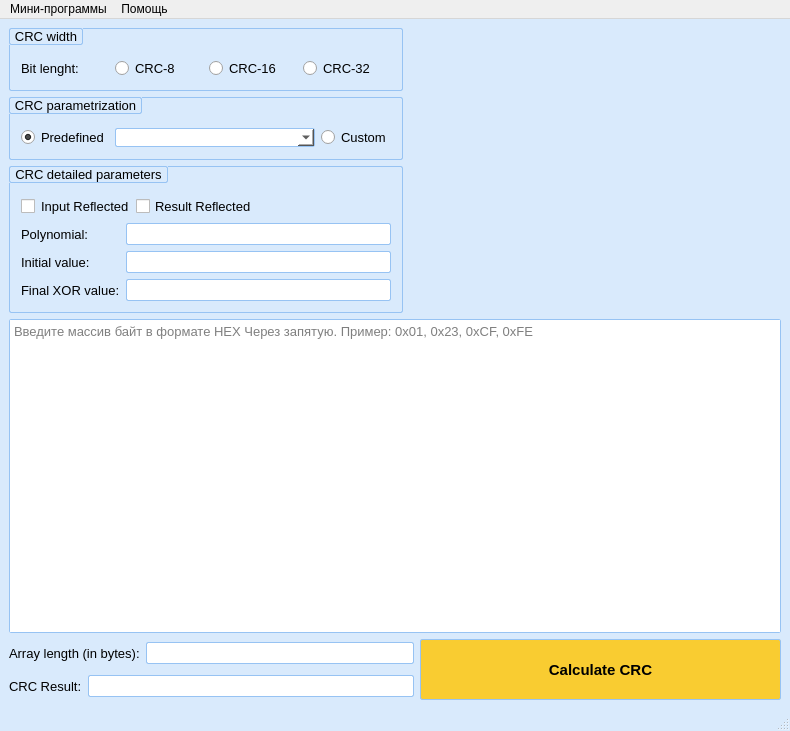
<?xml version="1.0" encoding="UTF-8"?>
<ui version="4.0">
 <class>MainWindow</class>
 <widget class="QMainWindow" name="MainWindow">
  <property name="geometry">
   <rect>
    <x>0</x>
    <y>0</y>
    <width>790</width>
    <height>731</height>
   </rect>
  </property>
  <property name="sizePolicy">
   <sizepolicy hsizetype="Preferred" vsizetype="Preferred">
    <horstretch>0</horstretch>
    <verstretch>0</verstretch>
   </sizepolicy>
  </property>
  <property name="minimumSize">
   <size>
    <width>683</width>
    <height>559</height>
   </size>
  </property>
  <property name="maximumSize">
   <size>
    <width>16777215</width>
    <height>16777215</height>
   </size>
  </property>
  <property name="font">
   <font>
    <pointsize>11</pointsize>
   </font>
  </property>
  <property name="windowTitle">
   <string>CRC Calculator by Solderingiron v1.0.8</string>
  </property>
  <property name="windowIcon">
   <iconset resource="../resources/images.qrc">
    <normaloff>:/app1.ico</normaloff>:/app1.ico</iconset>
  </property>
  <property name="styleSheet">
   <string notr="true">QMainWindow{
background-color: rgb(217, 234, 252);}</string>
  </property>
  <widget class="QWidget" name="centralwidget">
   <layout class="QVBoxLayout" name="verticalLayout_5">
    <item>
     <layout class="QHBoxLayout" name="horizontalLayout_6">
      <item>
       <layout class="QVBoxLayout" name="verticalLayout_4">
        <item>
         <layout class="QHBoxLayout" name="horizontalLayout_3">
          <item>
           <widget class="QGroupBox" name="groupBox">
            <property name="sizePolicy">
             <sizepolicy hsizetype="Expanding" vsizetype="Preferred">
              <horstretch>0</horstretch>
              <verstretch>0</verstretch>
             </sizepolicy>
            </property>
            <property name="minimumSize">
             <size>
              <width>382</width>
              <height>0</height>
             </size>
            </property>
            <property name="maximumSize">
             <size>
              <width>500</width>
              <height>16777215</height>
             </size>
            </property>
            <property name="font">
             <font>
              <pointsize>10</pointsize>
              <weight>50</weight>
              <bold>false</bold>
             </font>
            </property>
            <property name="styleSheet">
             <string notr="true">QGroupBox {

    border: 1px solid #97c3f3;
    border-radius: 2px;
    background-color: qlineargradient(x1: 0, y1: 0, x2: 0, y2: 1,
                                      stop: 0 #edf1f5, stop: 1 #FFFFFF);
   
}
QGroupBox::title {
    border: 1px solid #97c3f3;
    border-radius: 2px;
    subcontrol-origin: margin;
    subcontrol-position: top left; /* position at the top center */
    padding: 0 3px;
    background-color: qlineargradient(x1: 0, y1: 0, x2: 0, y2: 1,
                                      stop: 0 #FFFFFF, stop: 1 #FFFFFF);
}
</string>
            </property>
            <property name="title">
             <string>CRC width</string>
            </property>
            <layout class="QVBoxLayout" name="verticalLayout">
             <item>
              <layout class="QGridLayout" name="gridLayout">
               <item row="0" column="0">
                <widget class="QLabel" name="label_3">
                 <property name="font">
                  <font>
                   <pointsize>10</pointsize>
                  </font>
                 </property>
                 <property name="text">
                  <string>Bit lenght:</string>
                 </property>
                </widget>
               </item>
               <item row="0" column="1">
                <widget class="QRadioButton" name="radioButton_CRC8">
                 <property name="font">
                  <font>
                   <pointsize>10</pointsize>
                  </font>
                 </property>
                 <property name="text">
                  <string>CRC-8</string>
                 </property>
                </widget>
               </item>
               <item row="0" column="2">
                <widget class="QRadioButton" name="radioButton_CRC16">
                 <property name="font">
                  <font>
                   <pointsize>10</pointsize>
                  </font>
                 </property>
                 <property name="text">
                  <string>CRC-16</string>
                 </property>
                </widget>
               </item>
               <item row="0" column="3">
                <widget class="QRadioButton" name="radioButton_3">
                 <property name="font">
                  <font>
                   <pointsize>10</pointsize>
                  </font>
                 </property>
                 <property name="text">
                  <string>CRC-32</string>
                 </property>
                </widget>
               </item>
              </layout>
             </item>
            </layout>
           </widget>
          </item>
         </layout>
        </item>
        <item>
         <layout class="QHBoxLayout" name="horizontalLayout_4">
          <item>
           <widget class="QGroupBox" name="groupBox_2">
            <property name="sizePolicy">
             <sizepolicy hsizetype="Expanding" vsizetype="Preferred">
              <horstretch>0</horstretch>
              <verstretch>0</verstretch>
             </sizepolicy>
            </property>
            <property name="minimumSize">
             <size>
              <width>382</width>
              <height>0</height>
             </size>
            </property>
            <property name="maximumSize">
             <size>
              <width>500</width>
              <height>16777215</height>
             </size>
            </property>
            <property name="font">
             <font>
              <pointsize>10</pointsize>
             </font>
            </property>
            <property name="styleSheet">
             <string notr="true">QGroupBox {

    border: 1px solid #97c3f3;
    border-radius: 2px;
    background-color: qlineargradient(x1: 0, y1: 0, x2: 0, y2: 1,
                                      stop: 0 #edf1f5, stop: 1 #FFFFFF);
   
}
QGroupBox::title {
    border: 1px solid #97c3f3;
    border-radius: 2px;
    subcontrol-origin: margin;
    subcontrol-position: top left; /* position at the top center */
    padding: 0 3px;
    background-color: qlineargradient(x1: 0, y1: 0, x2: 0, y2: 1,
                                      stop: 0 #FFFFFF, stop: 1 #FFFFFF);
}
</string>
            </property>
            <property name="title">
             <string>CRC parametrization</string>
            </property>
            <layout class="QVBoxLayout" name="verticalLayout_2">
             <item>
              <layout class="QHBoxLayout" name="horizontalLayout">
               <item>
                <widget class="QRadioButton" name="radioButton_Predefined">
                 <property name="sizePolicy">
                  <sizepolicy hsizetype="Minimum" vsizetype="Fixed">
                   <horstretch>0</horstretch>
                   <verstretch>0</verstretch>
                  </sizepolicy>
                 </property>
                 <property name="font">
                  <font>
                   <pointsize>10</pointsize>
                  </font>
                 </property>
                 <property name="text">
                  <string>Predefined</string>
                 </property>
                 <property name="checked">
                  <bool>true</bool>
                 </property>
                </widget>
               </item>
               <item>
                <widget class="QComboBox" name="comboBox">
                 <property name="enabled">
                  <bool>true</bool>
                 </property>
                 <property name="sizePolicy">
                  <sizepolicy hsizetype="Expanding" vsizetype="Fixed">
                   <horstretch>0</horstretch>
                   <verstretch>0</verstretch>
                  </sizepolicy>
                 </property>
                 <property name="minimumSize">
                  <size>
                   <width>200</width>
                   <height>0</height>
                  </size>
                 </property>
                 <property name="maximumSize">
                  <size>
                   <width>150</width>
                   <height>16777215</height>
                  </size>
                 </property>
                 <property name="font">
                  <font>
                   <pointsize>10</pointsize>
                  </font>
                 </property>
                 <property name="styleSheet">
                  <string notr="true">QComboBox {
	selection-color: rgb(0, 0, 0);

    border: 1px solid #97c3f3;
    border-radius: 2px;
	background-color: rgb(255, 255, 255);
   
}</string>
                 </property>
                </widget>
               </item>
               <item>
                <widget class="QRadioButton" name="radioButton_Custom">
                 <property name="font">
                  <font>
                   <pointsize>10</pointsize>
                  </font>
                 </property>
                 <property name="text">
                  <string>Custom</string>
                 </property>
                </widget>
               </item>
              </layout>
             </item>
            </layout>
           </widget>
          </item>
         </layout>
        </item>
        <item>
         <layout class="QHBoxLayout" name="horizontalLayout_5">
          <item>
           <widget class="QGroupBox" name="groupBox_3">
            <property name="sizePolicy">
             <sizepolicy hsizetype="Expanding" vsizetype="Preferred">
              <horstretch>0</horstretch>
              <verstretch>0</verstretch>
             </sizepolicy>
            </property>
            <property name="minimumSize">
             <size>
              <width>382</width>
              <height>0</height>
             </size>
            </property>
            <property name="maximumSize">
             <size>
              <width>500</width>
              <height>16777215</height>
             </size>
            </property>
            <property name="font">
             <font>
              <pointsize>10</pointsize>
             </font>
            </property>
            <property name="styleSheet">
             <string notr="true">QGroupBox {

    border: 1px solid #97c3f3;
    border-radius: 2px;
    background-color: qlineargradient(x1: 0, y1: 0, x2: 0, y2: 1,
                                      stop: 0 #edf1f5, stop: 1 #FFFFFF);
   
}
QGroupBox::title {
    border: 1px solid #97c3f3;
    border-radius: 2px;
    subcontrol-origin: margin;
    subcontrol-position: top left; /* position at the top center */
    padding: 0 3px;
    background-color: qlineargradient(x1: 0, y1: 0, x2: 0, y2: 1,
                                      stop: 0 #FFFFFF, stop: 1 #FFFFFF);
}
</string>
            </property>
            <property name="title">
             <string>CRC detailed parameters</string>
            </property>
            <layout class="QVBoxLayout" name="verticalLayout_3">
             <item>
              <layout class="QFormLayout" name="formLayout">
               <item row="0" column="0" colspan="2">
                <layout class="QHBoxLayout" name="horizontalLayout_2">
                 <item>
                  <widget class="QCheckBox" name="checkBox_Input_Reflected">
                   <property name="font">
                    <font>
                     <pointsize>10</pointsize>
                    </font>
                   </property>
                   <property name="styleSheet">
                    <string notr="true">QCheckBox::indicator:checked {
   
	color: rgb(85, 255, 127);
}</string>
                   </property>
                   <property name="text">
                    <string>Input Reflected</string>
                   </property>
                  </widget>
                 </item>
                 <item>
                  <widget class="QCheckBox" name="checkBox_Result_Reflected">
                   <property name="font">
                    <font>
                     <pointsize>10</pointsize>
                    </font>
                   </property>
                   <property name="text">
                    <string>Result Reflected</string>
                   </property>
                  </widget>
                 </item>
                 <item>
                  <spacer name="horizontalSpacer">
                   <property name="orientation">
                    <enum>Qt::Horizontal</enum>
                   </property>
                   <property name="sizeHint" stdset="0">
                    <size>
                     <width>40</width>
                     <height>20</height>
                    </size>
                   </property>
                  </spacer>
                 </item>
                </layout>
               </item>
               <item row="1" column="0">
                <widget class="QLabel" name="label_4">
                 <property name="font">
                  <font>
                   <pointsize>10</pointsize>
                  </font>
                 </property>
                 <property name="text">
                  <string>Polynomial:</string>
                 </property>
                </widget>
               </item>
               <item row="1" column="1">
                <widget class="QLineEdit" name="lineEdit_Polynomial">
                 <property name="enabled">
                  <bool>true</bool>
                 </property>
                 <property name="font">
                  <font>
                   <pointsize>11</pointsize>
                  </font>
                 </property>
                 <property name="styleSheet">
                  <string notr="true">QLineEdit {

    border: 1px solid #97c3f3;
    border-radius: 2px;
	background-color: rgb(255, 255, 255);
   
}</string>
                 </property>
                </widget>
               </item>
               <item row="2" column="0">
                <widget class="QLabel" name="label_5">
                 <property name="font">
                  <font>
                   <pointsize>10</pointsize>
                  </font>
                 </property>
                 <property name="text">
                  <string>Initial value:</string>
                 </property>
                </widget>
               </item>
               <item row="2" column="1">
                <widget class="QLineEdit" name="lineEdit_Initial_value">
                 <property name="font">
                  <font>
                   <pointsize>11</pointsize>
                  </font>
                 </property>
                 <property name="styleSheet">
                  <string notr="true">QLineEdit {

    border: 1px solid #97c3f3;
    border-radius: 2px;
	background-color: rgb(255, 255, 255);
   
}</string>
                 </property>
                </widget>
               </item>
               <item row="3" column="0">
                <widget class="QLabel" name="label_6">
                 <property name="font">
                  <font>
                   <pointsize>10</pointsize>
                  </font>
                 </property>
                 <property name="text">
                  <string>Final XOR value:</string>
                 </property>
                </widget>
               </item>
               <item row="3" column="1">
                <widget class="QLineEdit" name="lineEdit_Final_XOR_value">
                 <property name="font">
                  <font>
                   <pointsize>11</pointsize>
                  </font>
                 </property>
                 <property name="styleSheet">
                  <string notr="true">QLineEdit {

    border: 1px solid #97c3f3;
    border-radius: 2px;
	background-color: rgb(255, 255, 255);
   
}</string>
                 </property>
                </widget>
               </item>
              </layout>
             </item>
            </layout>
           </widget>
          </item>
         </layout>
        </item>
       </layout>
      </item>
      <item>
       <spacer name="horizontalSpacer_2">
        <property name="orientation">
         <enum>Qt::Horizontal</enum>
        </property>
        <property name="sizeHint" stdset="0">
         <size>
          <width>40</width>
          <height>20</height>
         </size>
        </property>
       </spacer>
      </item>
     </layout>
    </item>
    <item>
     <widget class="QTextEdit" name="textEdit">
      <property name="font">
       <font>
        <pointsize>10</pointsize>
       </font>
      </property>
      <property name="styleSheet">
       <string notr="true">QTextEdit{

    border: 1px solid #97c3f3;
    border-radius: 2px;
    background-color: qlineargradient(x1: 0, y1: 0, x2: 0, y2: 1,
                                      stop: 0 #FFFFFF, stop: 1 #FFFFFF);
   
}</string>
      </property>
      <property name="documentTitle">
       <string/>
      </property>
      <property name="markdown">
       <string/>
      </property>
      <property name="placeholderText">
       <string>Введите массив байт в формате HEX Через запятую. Пример: 0x01, 0x23, 0xCF, 0xFE</string>
      </property>
     </widget>
    </item>
    <item>
     <layout class="QGridLayout" name="gridLayout_2">
      <item row="0" column="0" colspan="2">
       <widget class="QLabel" name="label">
        <property name="font">
         <font>
          <pointsize>10</pointsize>
         </font>
        </property>
        <property name="text">
         <string>Array length (in bytes):</string>
        </property>
       </widget>
      </item>
      <item row="0" column="2">
       <widget class="QLineEdit" name="lineEdit">
        <property name="font">
         <font>
          <pointsize>11</pointsize>
         </font>
        </property>
        <property name="styleSheet">
         <string notr="true">QLineEdit {

    border: 1px solid #97c3f3;
    border-radius: 2px;
	background-color: rgb(255, 255, 255);
   
}</string>
        </property>
        <property name="readOnly">
         <bool>true</bool>
        </property>
       </widget>
      </item>
      <item row="0" column="3" rowspan="2">
       <widget class="QPushButton" name="pushButton">
        <property name="sizePolicy">
         <sizepolicy hsizetype="Fixed" vsizetype="Fixed">
          <horstretch>0</horstretch>
          <verstretch>0</verstretch>
         </sizepolicy>
        </property>
        <property name="minimumSize">
         <size>
          <width>361</width>
          <height>61</height>
         </size>
        </property>
        <property name="font">
         <font>
          <pointsize>11</pointsize>
          <weight>75</weight>
          <bold>true</bold>
         </font>
        </property>
        <property name="styleSheet">
         <string notr="true">QPushButton{
border: 1px solid #97c3f3;
border-radius: 2px;
background-color: rgb(249, 204, 49);
}
QPushButton:pressed {
border: 1px solid #97c3f3;
border-radius: 2px;
background-color: rgb(73, 249, 69);
}
QPushButton:flat {
    border: none; /* no border for a flat push button */
}
</string>
        </property>
        <property name="text">
         <string>Calculate CRC</string>
        </property>
       </widget>
      </item>
      <item row="1" column="0">
       <widget class="QLabel" name="label_2">
        <property name="font">
         <font>
          <pointsize>10</pointsize>
         </font>
        </property>
        <property name="text">
         <string>CRC Result:</string>
        </property>
       </widget>
      </item>
      <item row="1" column="1" colspan="2">
       <widget class="QLineEdit" name="lineEdit_CRC">
        <property name="enabled">
         <bool>true</bool>
        </property>
        <property name="font">
         <font>
          <pointsize>11</pointsize>
         </font>
        </property>
        <property name="styleSheet">
         <string notr="true">QLineEdit {

    border: 1px solid #97c3f3;
    border-radius: 2px;
	background-color: rgb(255, 255, 255);
	color: rgb(65,120,52)
   
}</string>
        </property>
       </widget>
      </item>
     </layout>
    </item>
   </layout>
  </widget>
  <widget class="QMenuBar" name="menubar">
   <property name="geometry">
    <rect>
     <x>0</x>
     <y>0</y>
     <width>790</width>
     <height>21</height>
    </rect>
   </property>
   <widget class="QMenu" name="menu">
    <property name="title">
     <string>Помощь</string>
    </property>
    <addaction name="action"/>
   </widget>
   <widget class="QMenu" name="menu_2">
    <property name="title">
     <string>Мини-программы</string>
    </property>
    <addaction name="action_2"/>
    <addaction name="action_3"/>
    <addaction name="action_RTD_Calculator"/>
    <addaction name="action_Thermocouple_Calculator"/>
    <addaction name="action_Signal_Converter"/>
    <addaction name="action_Curves_for_PWM"/>
    <addaction name="action_TIMx_Calculator"/>
    <addaction name="action_Ohm_s_law_Calculator"/>
   </widget>
   <addaction name="menu_2"/>
   <addaction name="menu"/>
  </widget>
  <widget class="QStatusBar" name="statusbar"/>
  <action name="action">
   <property name="icon">
    <iconset resource="../resources/images.qrc">
     <normaloff>:/about.png</normaloff>:/about.png</iconset>
   </property>
   <property name="text">
    <string>О программе</string>
   </property>
   <property name="shortcut">
    <string>F1</string>
   </property>
  </action>
  <action name="action_2">
   <property name="icon">
    <iconset resource="../resources/images.qrc">
     <normaloff>:/app2.ico</normaloff>:/app2.ico</iconset>
   </property>
   <property name="text">
    <string>Уравнение прямой, проходящей через 2 точки</string>
   </property>
   <property name="shortcut">
    <string>Ctrl+1</string>
   </property>
  </action>
  <action name="action_3">
   <property name="icon">
    <iconset resource="../resources/images.qrc">
     <normaloff>:/app3.ico</normaloff>:/app3.ico</iconset>
   </property>
   <property name="text">
    <string>HEX to float/double</string>
   </property>
   <property name="shortcut">
    <string>Ctrl+2</string>
   </property>
  </action>
  <action name="action_RTD_Calculator">
   <property name="icon">
    <iconset resource="../resources/images.qrc">
     <normaloff>:/app4.png</normaloff>:/app4.png</iconset>
   </property>
   <property name="text">
    <string>RTD Calculator Resistance to Temperature</string>
   </property>
   <property name="shortcut">
    <string>Ctrl+3</string>
   </property>
  </action>
  <action name="action_Thermocouple_Calculator">
   <property name="icon">
    <iconset resource="../resources/images.qrc">
     <normaloff>:/app5.png</normaloff>:/app5.png</iconset>
   </property>
   <property name="text">
    <string>Thermocouple Calculator</string>
   </property>
   <property name="shortcut">
    <string>Ctrl+4</string>
   </property>
  </action>
  <action name="action_Signal_Converter">
   <property name="icon">
    <iconset resource="../resources/images.qrc">
     <normaloff>:/app6.png</normaloff>:/app6.png</iconset>
   </property>
   <property name="text">
    <string>Signal Converter(0-10v and 4-20mA)</string>
   </property>
   <property name="shortcut">
    <string>Ctrl+5</string>
   </property>
  </action>
  <action name="action_Curves_for_PWM">
   <property name="icon">
    <iconset resource="../resources/images.qrc">
     <normaloff>:/app7.png</normaloff>:/app7.png</iconset>
   </property>
   <property name="text">
    <string>Сurves for PWM</string>
   </property>
   <property name="shortcut">
    <string>Ctrl+6</string>
   </property>
  </action>
  <action name="action_TIMx_Calculator">
   <property name="icon">
    <iconset resource="../resources/images.qrc">
     <normaloff>:/app8.png</normaloff>:/app8.png</iconset>
   </property>
   <property name="text">
    <string>STM32 TIMx Calculator</string>
   </property>
   <property name="shortcut">
    <string>Ctrl+7</string>
   </property>
  </action>
  <action name="action_Ohm_s_law_Calculator">
   <property name="icon">
    <iconset resource="../resources/images.qrc">
     <normaloff>:/app9.png</normaloff>:/app9.png</iconset>
   </property>
   <property name="text">
    <string>Ohm's law Calculator</string>
   </property>
   <property name="shortcut">
    <string>Ctrl+8</string>
   </property>
  </action>
 </widget>
 <resources>
  <include location="../resources/images.qrc"/>
 </resources>
 <connections/>
</ui>
